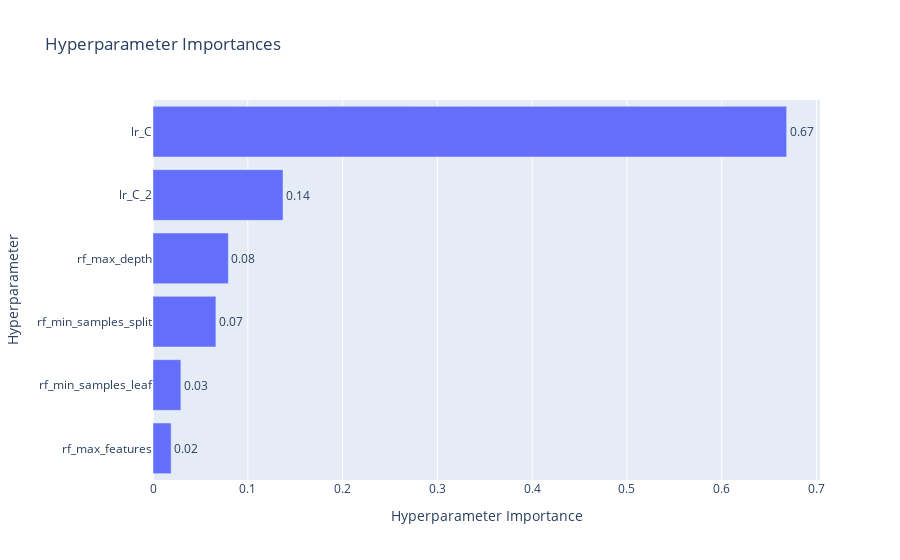

Source (notebook cell):
### Markdown cell above
Глянем какие параметры влияли а какие нет

### Code cell
vis.plot_param_importances(study).show()

### Figure 1 — Plotly figure (JSON) as saved in the notebook; plotly's stock layout.template omitted (floating-point values rounded to 4 significant figures)
{"data": [{"cliponaxis": false, "hovertemplate": ["rf_max_features (CategoricalDistribution): 0.01916868264499907<extra></extra>", "rf_min_samples_leaf (IntDistribution): 0.029386954605864237<extra></extra>", "rf_min_samples_split (IntDistribution): 0.066366759711436<extra></extra>", "rf_max_depth (IntDistribution): 0.0794914736450489<extra></extra>", "lr_C_2 (FloatDistribution): 0.13716615492267206<extra></extra>", "lr_C (FloatDistribution): 0.6684199744699797<extra></extra>"], "name": "Objective Value", "orientation": "h", "text": ["0.02", "0.03", "0.07", "0.08", "0.14", "0.67"], "textposition": "outside", "type": "bar", "x": [0.01917, 0.02939, 0.06637, 0.07949, 0.1372, 0.6684], "y": ["rf_max_features", "rf_min_samples_leaf", "rf_min_samples_split", "rf_max_depth", "lr_C_2", "lr_C"]}], "layout": {"title": {"text": "Hyperparameter Importances"}, "xaxis": {"title": {"text": "Hyperparameter Importance"}}, "yaxis": {"title": {"text": "Hyperparameter"}}}}
